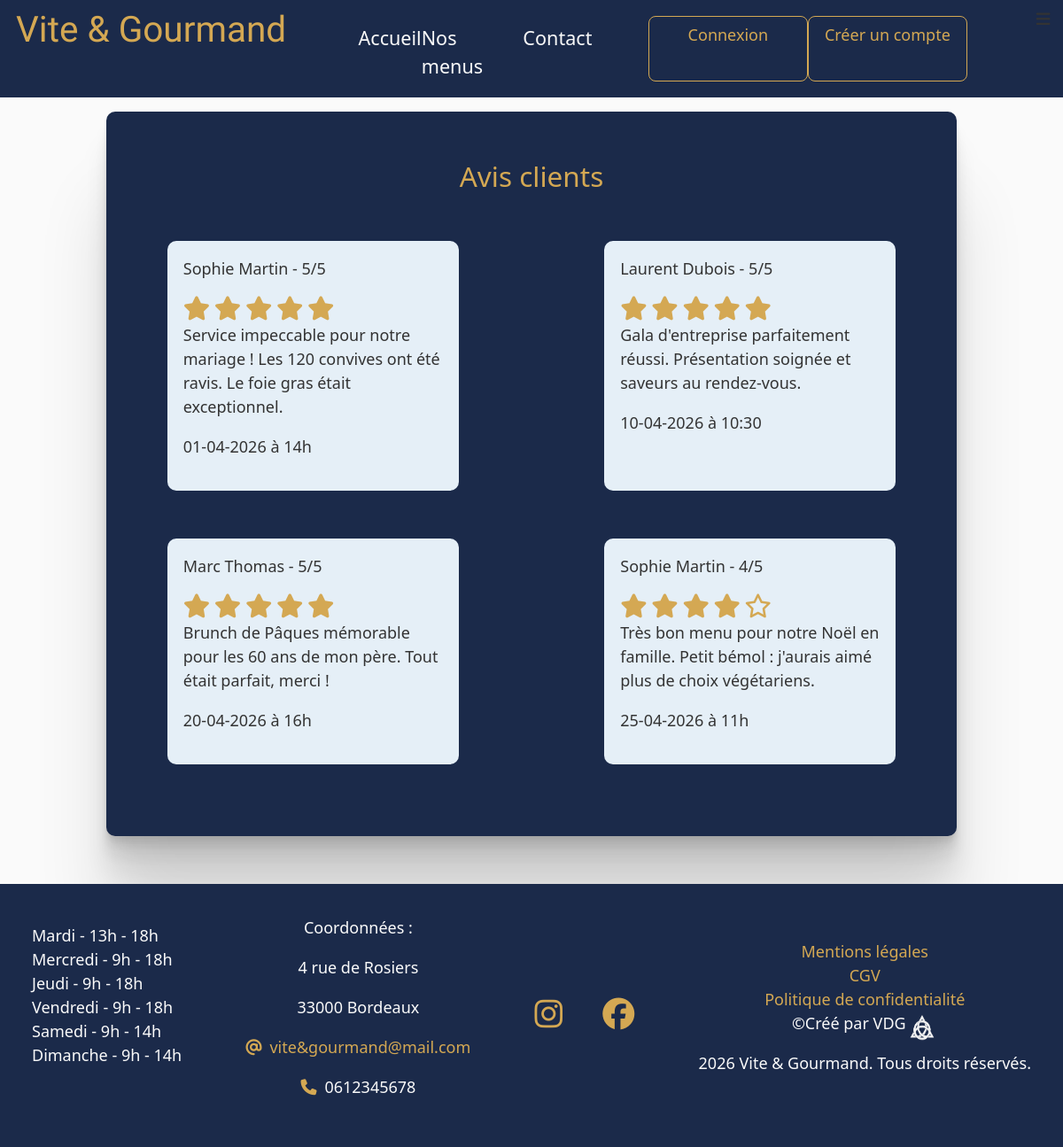
Before: /avis with the older database file.
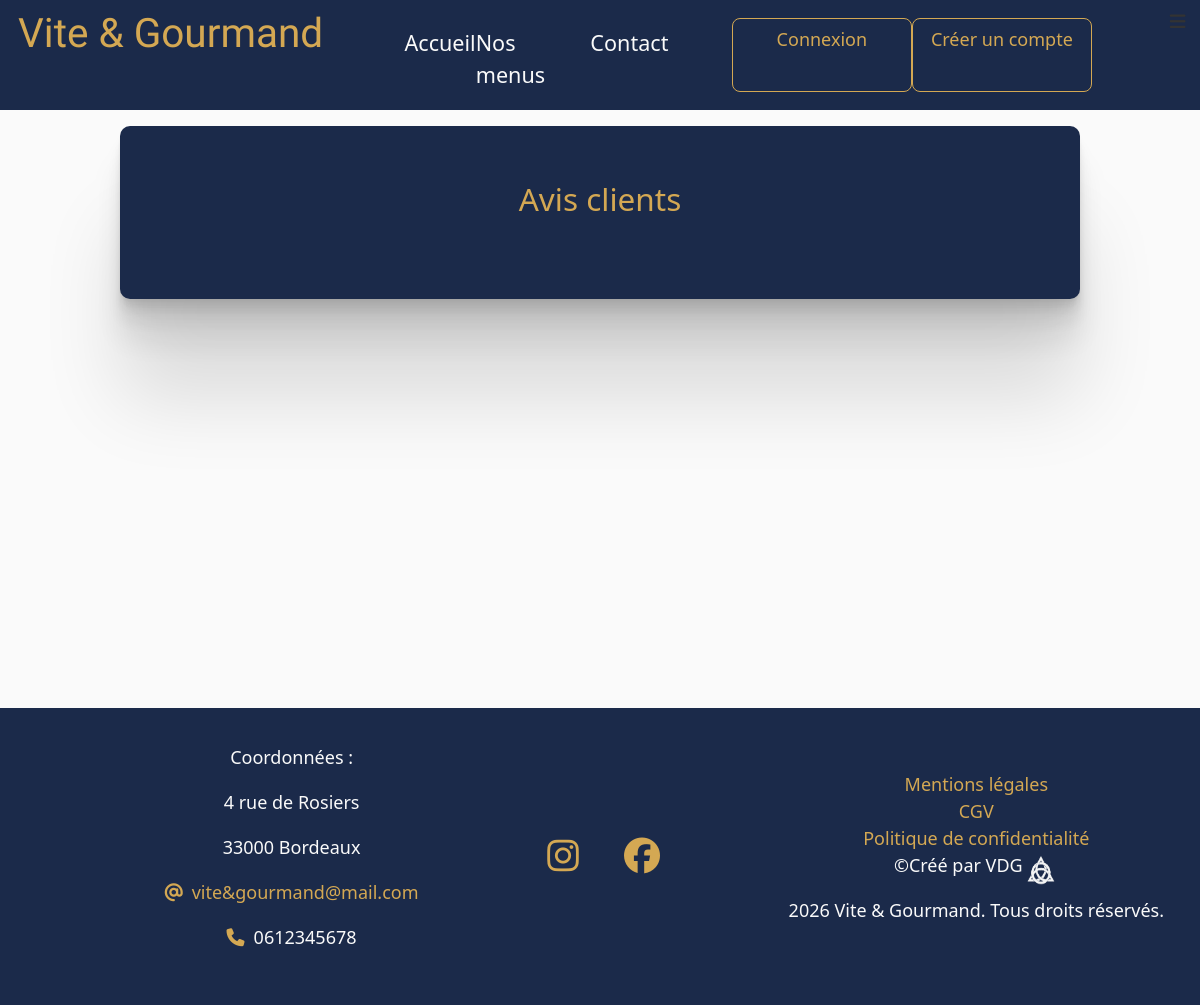
After: the same page with the newer database file.
### tables this page shows
CREATE TABLE avis(
    avis_id INT PRIMARY KEY AUTO_INCREMENT NOT NULL,
    commande_id INT NOT NULL,
    utilisateur_id INT NOT NULL,
    note INT NOT NULL,
    description TEXT,
    statut VARCHAR(20) NOT NULL,
    date_avis DATETIME NOT NULL,
    deleted_at DATETIME DEFAULT NULL,
    FOREIGN KEY (commande_id) REFERENCES commande(commande_id),
    FOREIGN KEY (utilisateur_id) REFERENCES utilisateur(utilisateur_id)
);

CREATE TABLE horaire(
    horaire_id INT PRIMARY KEY AUTO_INCREMENT NOT NULL,
    jour VARCHAR(10) NOT NULL,
    heure_ouverture TIME NOT NULL,
    heure_fermeture TIME NOT NULL
);

### app/controllers/AvisController.php (called while the page is built, shortened)
<?php
require_once __DIR__ . '/../models/AvisModel.php';
require_once __DIR__ . '/../models/HoraireModel.php';
class AvisController{
    private AvisModel $avis;
    private HoraireModel $horaire;
    public function __construct(){
        $this->avis = new AvisModel();
        $this->horaire = new HoraireModel();
    }
    public function index(){
        $avis = $this->avis->getAvis('valide');
        $horaire = $this->horaire->getHoraire();
        require_once __DIR__ . '/../views/avis/avis.php';
    }
}

### public/index.php (called while the page is built, shortened)
<?php
require_once __DIR__ . '/../core/Database.php';
require_once __DIR__ . '/../core/Router.php';
require_once __DIR__ . '/../app/controllers/AvisController.php';
$router = new Router();
$url = strtok($_SERVER['REQUEST_URI'], '?');
$router->add('GET', '/', 'HomeController', 'showLanding');
$router->add('GET', '/admin/dashboard', 'AdminController', 'dashboard');
$router->add('GET' , '/employe/dashboard' , 'EmployeController' , 'dashboard' );
$router->add('GET', '/auth/login', 'AuthController', 'loginForm');
$router->add('POST', '/auth/login', 'AuthController', 'login');
$router->add('GET', '/auth/register', 'AuthController', 'registerForm');
$router->add('POST', '/auth/register', 'AuthController', 'register');
$router->add('GET' , '/auth/delete-account' , 'ProfileController' , 'showSupprimerProfil');
$router->add('POST' , '/auth/delete-account' , 'ProfileController' , 'supprimerProfil');
$router->add('GET' , '/admin/employe-register' , 'AdminController' , 'ShowRegisterEmploye');
$router->add('POST' , '/admin/employe-register' , 'AdminController' , 'registerEmploye');
$router->add('POST' , '/admin/desactiver/{id}' , 'AdminController' , 'desactiverEmploye');
$router->add('POST' , '/admin/activer/{id}' , 'AdminController' , 'activerEmploye');
$router->add('GET' , '/admin/update-employe/{id}' , 'AdminController' , 'showModifEmploye');
$router->add('POST' , '/admin/update-employe/{id}' , 'AdminController' , 'updateEmploye');
$router->add('Post', '/auth/logout', 'AuthController', 'logOut');
$router->add('GET', '/auth/forgot-password', 'PasswordResetController', 'forgotPasswordForm');
$router->add('POST', '/auth/forgot-password', 'PasswordResetController', 'forgotPassword');
$router->add('GET', '/auth/reset-password', 'PasswordResetController', 'resetPasswordForm');
$router->add('POST', '/auth/reset-password', 'PasswordResetController', 'resetPassword');
$router->add('GET' , '/menus' , 'MenuController' , 'index');
$router->add('GET' , '/create-menu' , 'MenuController' , 'showFormMenu');
$router->add('POST' , '/create-menu' , 'MenuController' , 'createMenu');
$router->add('GET' , '/menus/edit/{id}' , 'MenuController' , 'showEditMenu');
$router->add('POST' , '/menus/edit/{id}' , 'MenuController' , 'updateMenu');
$router->add('POST' , '/menus/delete/{id}' , 'MenuController' , 'deleteMenu');
$router->add('GET' , '/menus/{id}' , 'MenuController' , 'show');
$router->add('GET' , '/avis' , 'AvisController' , 'index');
$router->add('GET' , '/avis-valider' , 'AvisController' , 'avisToValidate');
$router->add('POST' , '/avis-valider/{id}' , 'AvisController' , 'changeStatut');
$router->add('GET' , '/avis/noter/{id}' , 'AvisController' , 'showAvisForm');
$router->add('POST' , '/avis/noter-commande/{id}' , 'AvisController' , 'noterCommande');
$router->add('GET' , '/avis/edit/{id}' , 'AvisController' , 'showEditForm');
$router->add('POST' , '/avis/edit/{id}' , 'AvisController' , 'updateAvis');
$router->add('GET' , '/profile' , 'ProfileController' , 'showProfile');
$router->add('GET' , '/commandes/{id}' , 'CommandeController' , 'show');
$router->add('GET' , '/commandes-client' , 'CommandeController' , 'showAllCommandes');
$router->add('POST' , '/commandes/update/{id}' , 'CommandeController' , 'changerStatutCommande');
$router->add('GET' , '/commandes/annuler-commande/{id}' , 'CommandeController' , 'showFormAnnuler');
$router->add('POST' , '/commandes/annuler-commande/{id}' , 'CommandeController' , 'annulerCommandeEmploye');
$router->add('GET' , '/plats' , 'PlatController' , 'showAllPlats');
$router->add('GET' , '/plats/create' , 'PlatController' , 'showCreatePlat');
$router->add('POST' , '/plats/create' , 'PlatController' , 'createPlat');
$router->add('GET' , '/plats/edit/{id}' , 'PlatController' , 'showEditPlat');
$router->add('POST' , '/plats/edit/{id}' , 'PlatController' , 'updatePlat');
$router->add('POST' , '/plats/delete/{id}' , 'PlatController' , 'deletePlat');
$router->add('POST' , '/plats/associer/{id}' , 'PlatController' , 'associerPlat');
$router->add('POST' , '/plats/dissocier/{id}' , 'PlatController' , 'dissocierPlat');
$router->add('GET' , '/contact' , 'ContactController' , 'showForm');
$router->add('POST' , '/contact' , 'ContactController' , 'sendMessage');
$router->add('GET' , '/profile/edit' , 'ProfileController' , 'editProfile');
$router->add('POST' , '/profile/edit' , 'ProfileController' , 'edit');
$router->add('POST', '/commandes/calcul-frais', 'CommandeController', 'calculFrais');
$router->add('POST', '/commandes/create', 'CommandeController', 'create');
$router->add('GET', '/commandes/create/{menu_id}', 'CommandeController', 'showForm');
$router->add('POST' , '/commandes/annuler/{id}' , 'CommandeController' , 'annulerCommande');
$router->add('GET' , '/commandes/edit/{id}' , 'CommandeController' , 'showUpdate');
$router->add('POST' , '/commandes/edit/{id}' , 'CommandeController' , 'updateCommande');
$router->add('GET' , '/changer-horaire' , 'HoraireController' , 'showFormHoraire');
$router->add('POST' , '/changer-horaire' , 'HoraireController' , 'updateHoraire');
$router->add('POST' , '/ajout-jour' , 'HoraireController' , 'ajouterJour');
$router->add('POST' , '/supp-jour/{id}' , 'HoraireController' , 'supprimerJour');
$router->add('GET' , '/fetch/menu-allergene/{id}' , 'MenuController' , 'getAllAllergene');
$router->add('GET' , '/admin/stats-ca' , 'AdminController' , 'statsCA');
$router->add('GET' , '/mentions-legales' , 'HomeController'  , 'showMentions' );
$router->add('GET' , '/cgv' , 'HomeController' , 'showCgv');
$router->add('GET' , '/confidentialite' , 'HomeController' , 'showConfidentialite');
$router->dispatch($url);

### core/Database.php (called while the page is built)
<?php
class Database{
    private static $instance = null;
    private $pdo;
    private function __construct(){
        $host     = getenv('DB_HOST');
        $port     = getenv('DB_PORT');
        $dbname   = getenv('DB_NAME');
        $username = getenv('DB_USER');
        $password = getenv('DB_PASSWORD');
        try{
            $dsn = "mysql:host={$host};port={$port};dbname={$dbname}";
            $this->pdo = new PDO($dsn, $username, $password);
            $this->pdo->setAttribute(PDO::ATTR_ERRMODE, PDO::ERRMODE_EXCEPTION);
        }catch(PDOException $e){
            die("Database connection failure: " . $e->getMessage());
        }
    }
    public static function getInstance(): Database {
        if(self::$instance === null){
            self::$instance = new Database();
        }
        return self::$instance;
    }
    public function getConnection(): PDO {
        return $this->pdo;
    }
}

### app/models/AvisModel.php (called while the page is built, shortened)
<?php
require_once __DIR__ . '/../../core/Database.php';
class AvisModel{
    private $pdo;
    public function __construct(){
        $this->pdo = Database::getInstance()->getConnection();
    }
    public function getAvis(string $statut){
        $stmt = $this->pdo->prepare("SELECT avis.avis_id,
                                    avis.note,
                                    avis.description ,
                                    avis.date_avis,
                                    avis.utilisateur_id,
                                    CONCAT(utilisateur.prenom , ' ' , utilisateur.nom) as nom_complet
                                    FROM avis
                                    JOIN utilisateur ON avis.utilisateur_id = utilisateur.utilisateur_id
                                    WHERE avis.statut = :statut AND  avis.deleted_at IS NULL");
        $stmt->bindValue(':statut', $statut , PDO::PARAM_STR);
        $stmt->execute();
        return $stmt->fetchAll(PDO::FETCH_ASSOC);
    }
}

### app/models/HoraireModel.php (called while the page is built, shortened)
<?php
require_once __DIR__ . '/../../core/Database.php';
class HoraireModel{
    private $pdo;
    public function __construct(){
        $this->pdo = Database::getInstance()->getConnection();
    }
    public function getHoraire(){
        $stmt = $this->pdo->prepare("SELECT jour , DATE_FORMAT(heure_ouverture, '%Hh%i') AS heure_ouverture, DATE_FORMAT(heure_fermeture, '%Hh%i') AS heure_fermeture FROM horaire ORDER BY FIELD(jour, 'Lundi', 'Mardi', 'Mercredi', 'Jeudi', 'Vendredi', 'Samedi', 'Dimanche')");
        $stmt->execute();
        return $stmt->fetchAll(PDO::FETCH_ASSOC);
    }
}

### app/views/avis/avis.php (the view, shortened to what the rows shown need)
<?php
require_once __DIR__ . '/../../views/layout/header.php';
?>
<main>
    <section class="section-avis bg-primary m-auto mt-3 pt-5 pb-4 mb-5">
        <h3 class="text-secondary text-center mb-5">Avis clients</h3>
            <div class="row-avis row">
                <?php foreach($avis as $carteAvis) : ?>
                    <div class="col-1"></div>
                    <div class="carte-avis mb-5 col-4">
                        <p class="titre-avis"><?= htmlspecialchars($carteAvis['nom_complet']) ?><span class="note-avis"> - <?= htmlspecialchars($carteAvis['note']) ?>/5</span></p>
                        <?php for($i = 0; $i < $carteAvis['note']; $i++): ?>
                            <i class="fa-solid fa-star"></i>
                        <?php endfor ?>
                        <?php for($i = 0; $i < 5 - $carteAvis['note']; $i++): ?>
                            <i class="fa-regular fa-star"></i>
                        <?php endfor ?>
                        <p class="description-avis"><?= htmlspecialchars($carteAvis['description']) ?></p>
                        <p class="date-avis"><?= htmlspecialchars(str_replace(':00', 'h',date('d-m-Y  à  H:i', strtotime($carteAvis['date_avis'])))) ?></p>
                    </div>
                    <div class="col-1"></div>
                <?php endforeach ?>
            </div>
    </section>
</main>
<?php
require_once __DIR__ . '/../../views/layout/footer.php';
?>

### core/Router.php (shortened to what the rows shown need)
<?php
class Router{
    private array $routes;
    public function add(string $httpMethod, string $url, string $controller, string $action): void {
        $this->routes[] = [
            'httpMethod' => strtoupper($httpMethod),
            'url'        => $url,
            'controller' => $controller,
            'action'     => $action
        ];
    }
    public function dispatch(string $url): void {
        $url = rtrim($url, '/') ?: '/';
        $httpMethod = $_SERVER['REQUEST_METHOD'];
        foreach ($this->routes as $route) {
            if ($route['httpMethod'] !== $httpMethod) {
                continue;
            }
            $pattern = preg_replace('#\{([a-zA-Z_]+)\}#', '([^/]+)', $route['url']);
            $pattern = '#^' . $pattern . '$#';
            if (preg_match($pattern, $url, $matches)) {
                array_shift($matches);
                $actionName = $route['action'];
                $controller = new $controllerName();
                call_user_func_array([$controller, $actionName], $matches);
                return;
            }
        }
    }
}

### app/views/layout/footer.php (shortened to what the rows shown need)
<footer class=" d-flex">
    <div class="mt-2 liste-horaire">
        <?php foreach($horaire  as $jour) : ?>
            <p class="horaire"><?= htmlspecialchars($jour['jour']) ?> - <?= htmlspecialchars(str_replace('h00', 'h',ltrim( $jour['heure_ouverture'], '0'))) ?> - <?= htmlspecialchars(str_replace('h00', 'h',ltrim($jour['heure_fermeture'], '0'))) ?></p>
        <?php endforeach ?>
    </div>
    <div class="d-flex coordonnees">
        <p>Coordonnées :</p>
        <p>4 rue de Rosiers</p>
        <p>33000 Bordeaux</p>
        <p><a href="mailto:vite&gourmand@mail.com"><i class="fa-solid fa-at"></i>vite&gourmand@mail.com</a> </p>
        <p><i class="fa-solid fa-phone"></i>0612345678</p>
    </div>
    <div class="d-flex reseaux">
        <a href="https://www.instagram.com" target="_blank" aria-label="Notre page Instagram"><i class="fa-brands fa-instagram"></i></a>
        <a href="https://www.facebook.com" target="_blank" aria-label="Notre page Facebook"><i class="fa-brands fa-facebook"></i></a>
    </div>
    <div class="d-flex mentions mt-4">
        <a href="/mentions-legales">Mentions légales</a>
        <a href="/cgv">CGV</a>
        <a href="/confidentialite">Politique de confidentialité</a>
        <div class="d-flex"><p>&copy;Créé par VDG </p><img src="/assets/img/Logo_blanc.png" alt="Logo VDG - Vincent Didier Geraghty développeur web" class="logo"></div>
        <p>2026 Vite & Gourmand. Tous droits réservés.</p>
    </div>
</footer>
</body>
</html>

Changed rows visible on the page:
removed avis: nom_complet "Sophie Martin", note "5", description "Service impeccable pour notre mariage ! Les 120 convives ont été ravis. Le foie gras était exceptionnel.", date_avis "01-04-2026 à 14h"
removed avis: nom_complet "Laurent Dubois", note "5", description "Gala d'entreprise parfaitement réussi. Présentation soignée et saveurs au rendez-vous.", date_avis "10-04-2026 à 10:30"
removed avis: nom_complet "Marc Thomas", note "5", description "Brunch de Pâques mémorable pour les 60 ans de mon père. Tout était parfait, merci !", date_avis "20-04-2026 à 16h"
removed avis: nom_complet "Sophie Martin", note "4", description "Très bon menu pour notre Noël en famille. Petit bémol : j'aurais aimé plus de choix végétariens.", date_avis "25-04-2026 à 11h"
removed horaire: jour "Mardi", heure_ouverture "13h", heure_fermeture "18h"
removed horaire: jour "Mercredi", heure_ouverture "9h", heure_fermeture "18h"
removed horaire: jour "Jeudi", heure_ouverture "9h", heure_fermeture "18h"
removed horaire: jour "Vendredi", heure_ouverture "9h", heure_fermeture "18h"
removed horaire: jour "Samedi", heure_ouverture "9h", heure_fermeture "14h"
removed horaire: jour "Dimanche", heure_ouverture "9h", heure_fermeture "14h"
